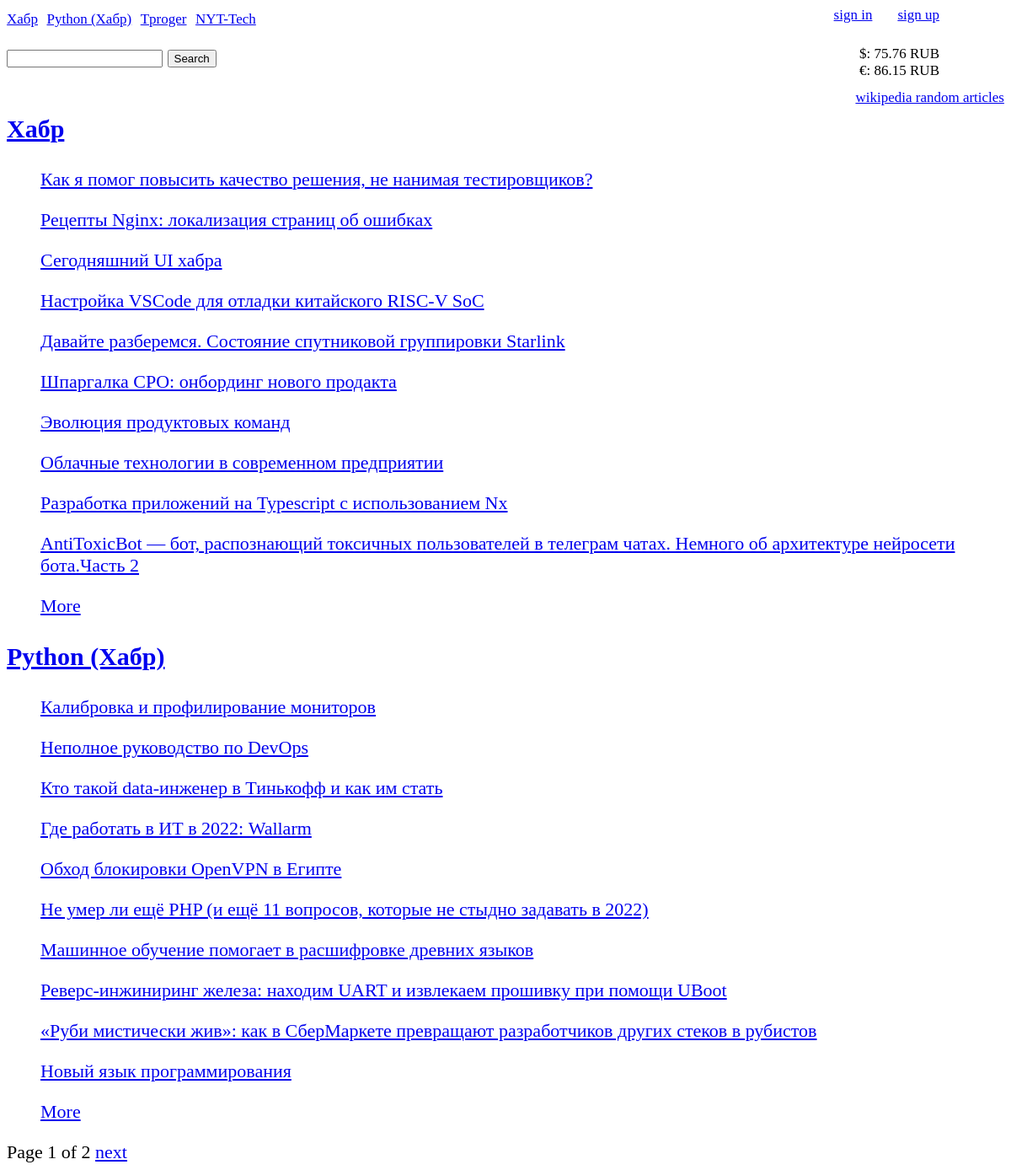
The app's page /, older data.
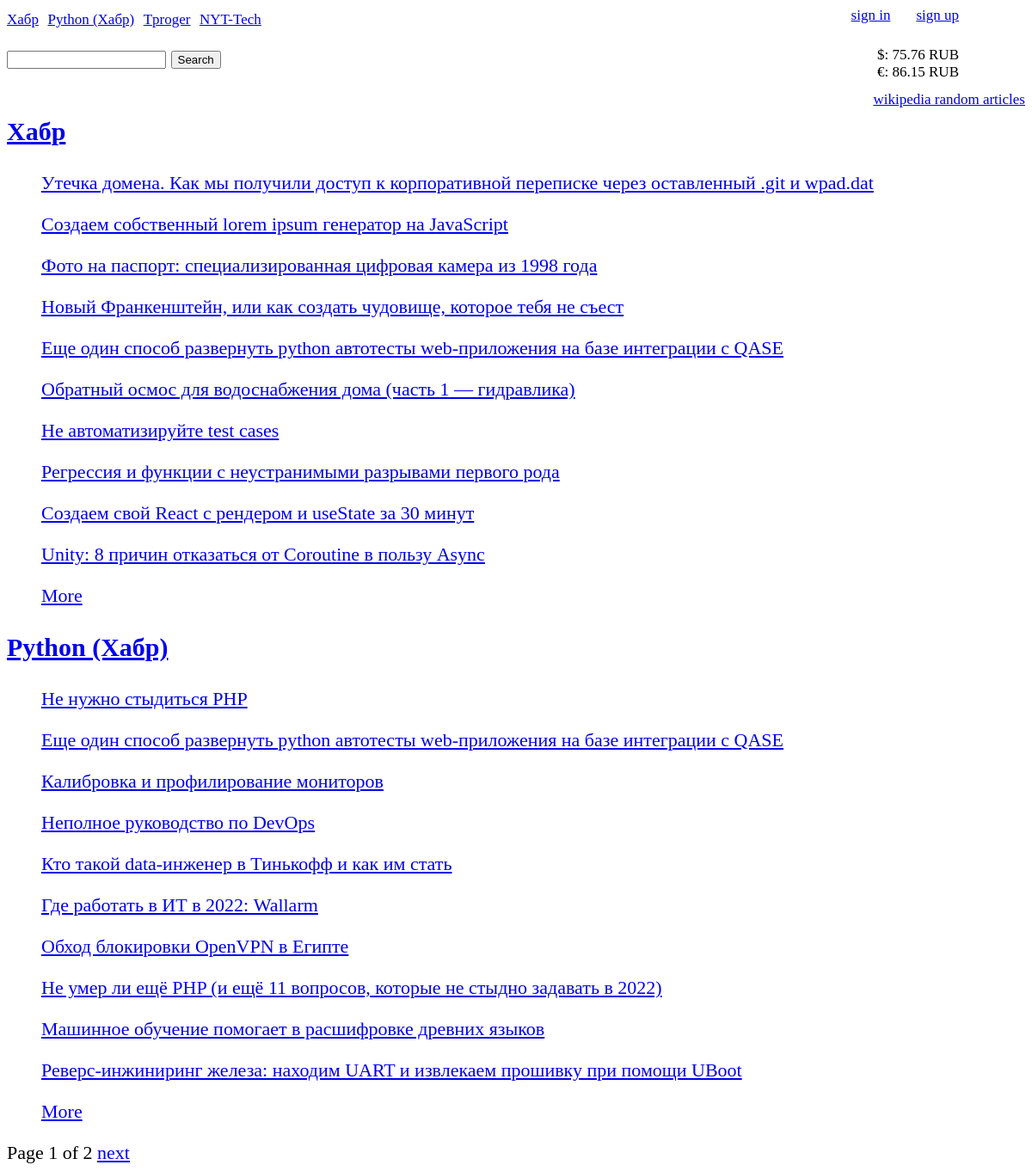
The same page, newer data.
### news/models.py (models this page shows)
class News(models.Model):
    title = models.CharField(max_length=200, verbose_name='Заголовок')
    link = models.CharField(max_length=200, verbose_name='Ссылка')
    is_published = models.BooleanField(default=True, verbose_name='Опубликовано')
    time_created = models.DateTimeField(auto_now_add=True, verbose_name='Время создания')
    cat = models.ForeignKey('Category', on_delete=models.PROTECT, verbose_name='Категория')
    def __str__(self):
        return self.title
    class Meta:
        verbose_name = 'новость'
        verbose_name_plural = 'Новости'

### news/views.py (the view)
def index(request):
    if request.method == "POST" and request.user.is_superuser:
        if request.POST.get('update'):
            update_db()
    form = SearchForm()
    title = 'Главная страница'
    currs = cache.get('currs')
    if not currs:
        currs = Currency.objects.all()
        cache.set('currs', currs, 60)
    subquery = Subquery(News.objects.filter(cat_id=OuterRef('cat_id'), is_published=True).values_list("id", flat=True)[:10])
    cats = Category.objects.prefetch_related(Prefetch('news_set', queryset=News.objects.filter(id__in=subquery)))
    paginator = Paginator(cats, 2)
    page_number = request.GET.get('page')
    page_obj = paginator.get_page(page_number)
    context = {
        'title': title,
        'form': form,
        'page_obj': page_obj,
        'currency': currs,
        'cats': cats,
    }
    return render(request, 'news/index.html', context=context)

### news/forms.py
class SearchForm(forms.Form):
    query = forms.CharField(label='')
    widgets = {
        'query' : forms.TextInput(attrs={'name': 'q',
        'placeholder' : 'Search...'
        }),
    }

### news/models.py (called while the page is built)
    def __str__(self):
        return self.name

    def get_absolute_url(self):
        return reverse("category", kwargs={"cat_slug": self.slug})

    def __str__(self):
        return self.name

### news/templates/news/index.html (shortened to what this page needs)
{% extends 'news/base.html' %}
{% block content %}
    <nav style="margin-bottom:20px;">
        {% for cat in cats %}
            <a href="{{ cat.get_absolute_url }}" style="font-size:17px; margin-right:5px;"> {{ cat }}</a>
        {% endfor %}
        {% if request.user.is_authenticated  %}
            <a href="{% url 'logout' %}" style="font-size:17px;float:right;margin-right:77px;">logout</a>
        {% else  %}
        <a href="{% url 'register' %}" style="font-size:17px;float:right;margin-right:77px;">sign up</a>
        <a href="{% url 'authorization' %}" style="font-size:17px;float:right;margin-right:30px;">sign in</a>
        {% endif %}
    </nav>
    <form action="{% url 'search' %}" method="get">
        {% for f in form %}
            {{f}}
        {% endfor %}
        <button type="submit">Search</button>
        <div style="float:right; margin-right:77px;font-size:17px;">
            {% for curr in currency %}
                {{curr}}: {{curr.price}} RUB<br>
            {% endfor %}
        </div>
    </form>
    <br>
    <a href="{% url 'wiki:home' %}" style=
    "float:right;
    font-size:17px;
    margin-bottom:10px;
    ">wikipedia random articles</a>
{% for cat in page_obj.object_list %}
    <p style="font-size: 30px;"><a href="{{cat.link}}" target="_blank"><strong>{{cat}}</strong></a></p>
    <ul>
        {% for post in cat.news_set.all %}
            <p><a href="{{ post.link }}" target="_blank">{{ post }}</a>
        {% endfor %}
        <p><a href="{{cat.get_absolute_url}}">More</a></>
    </ul>
{% endfor %}
    <div class="pagination">
        <span class="page-links">
            <span class="page-current">
                Page {{ page_obj.number }} of {{ page_obj.paginator.num_pages }}
            </span>
            {% if page_obj.has_next %}
                <a href="{% url 'home' %}?page={{ page_obj.next_page_number }}">next</a>
            {% endif %}
        </span>
    </div>
{% endblock %}

Row changes from the older to the newer data that the page shows:
removed News: title "Как я помог повысить качество решения, не нанимая тестировщиков?", shown under Category "Хабр"
removed News: title "Рецепты Nginx: локализация страниц об ошибках", shown under Category "Хабр"
removed News: title "Сегодняшний UI хабра", shown under Category "Хабр"
removed News: title "Настройка VSCode для отладки китайского RISC-V SoC", shown under Category "Хабр"
removed News: title "Давайте разберемся. Состояние спутниковой группировки Starlink", shown under Category "Хабр"
removed News: title "Шпаргалка CPO: онбординг нового продакта", shown under Category "Хабр"
removed News: title "Эволюция продуктовых команд", shown under Category "Хабр"
removed News: title "Облачные технологии в современном предприятии", shown under Category "Хабр"
removed News: title "Разработка приложений на Typescript с использованием Nx", shown under Category "Хабр"
removed News: title "AntiToxicBot — бот, распознающий токсичных пользователей в телеграм чатах. Немного об архитектуре нейросети бота.Часть 2", shown under Category "Хабр"
removed News: title "«Руби мистически жив»: как в СберМаркете превращают разработчиков других стеков в рубистов", shown under Category "Python (Хабр)"
removed News: title "Новый язык программирования", shown under Category "Python (Хабр)"
added News: title "Утечка домена. Как мы получили доступ к корпоративной переписке через оставленный .git и wpad.dat", shown under Category "Хабр"
added News: title "Создаем собственный lorem ipsum генератор на JavaScript", shown under Category "Хабр"
added News: title "Фото на паспорт: специализированная цифровая камера из 1998 года", shown under Category "Хабр"
added News: title "Новый Франкенштейн, или как создать чудовище, которое тебя не съест", shown under Category "Хабр"
added News: title "Еще один способ развернуть python автотесты web-приложения на базе интеграции с QASE", shown under Category "Хабр"
added News: title "Обратный осмос для водоснабжения дома (часть 1 — гидравлика)", shown under Category "Хабр"
added News: title "Не автоматизируйте test cases", shown under Category "Хабр"
added News: title "Регрессия и функции с неустранимыми разрывами первого рода", shown under Category "Хабр"
added News: title "Создаем свой React с рендером и useState за 30 минут", shown under Category "Хабр"
added News: title "Unity: 8 причин отказаться от Coroutine в пользу Async", shown under Category "Хабр"
added News: title "Не нужно стыдиться PHP", shown under Category "Python (Хабр)"
added News: title "Еще один способ развернуть python автотесты web-приложения на базе интеграции с QASE", shown under Category "Python (Хабр)"
